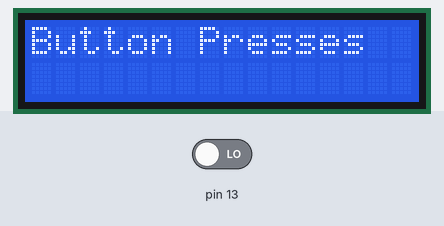
Bench run of a sketch on a simulated Arduino Uno, built with avr-gcc and run on an emulated ATmega328P. Shown: 16×2 character LCD. The test bench sets the inputs (shaded band); at power-on: pin 13 LOW.

Above: at 1.2 s.
1.3 s: pin 13 driven HIGH
At 1.45 s:
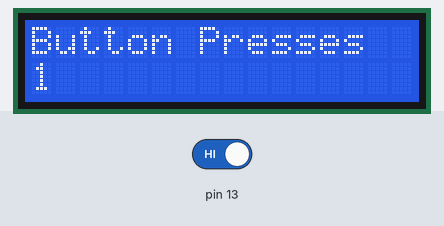
2.8 s: pin 13 driven LOW
At 3.7 s:
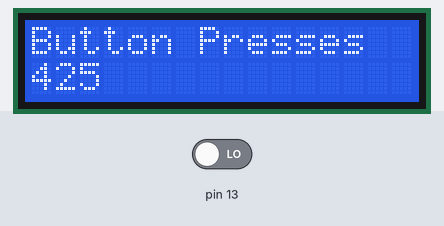
4.3 s: pin 13 driven HIGH
At 4.45 s:
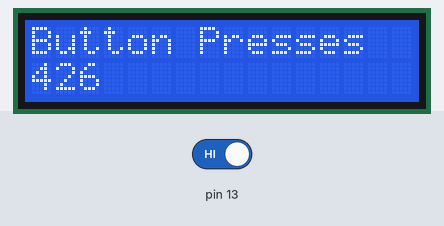
Timing chart, 0 to 7.3 s (numbered marks = the images above; inputs shaded):
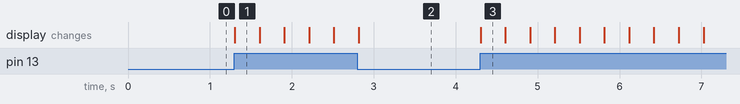

Measured:
- after the input at 1.3 s, the display: changes at once (image 1)
- after the input at 4.3 s, the display: changes at once (image 3)

The sketch:

LCDbackpack.ino
```cpp
#include <Wire.h>
#include <LiquidCrystal_I2C.h>
LiquidCrystal_I2C lcd(0x27,16,2);
int val=0;
int buttonState;
int buttonno;

void setup()
{
pinMode(13, INPUT);

lcd.init();
lcd.backlight();
lcd.setCursor(0, 0);
lcd.print("Button Presses");

}

void loop()
{

buttonState = digitalRead(13);

if ((buttonState == HIGH)&&(buttonno=1)){
val++;
buttonno=0;
lcd.setCursor(0, 1);
lcd.print(val);
}


}
```
